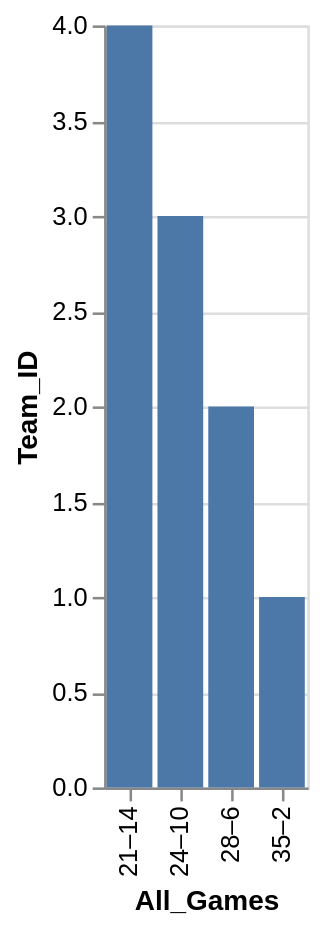

The Vega-Lite source for this figure:
### Vega-Lite specification from a JSON file in a GitHub repository (floating-point values rounded to 4 significant figures)
{"data": {"values": [{"x_data": "21–14", "y_data": 4}, {"x_data": "24–10", "y_data": 3}, {"x_data": "28–6", "y_data": 2}, {"x_data": "35–2", "y_data": 1}]}, "mark": "bar", "encoding": {"x": {"field": "x_data", "type": "nominal", "title": "All_Games", "sort": "ascending"}, "y": {"field": "y_data", "type": "quantitative", "title": "Team_ID"}}}
